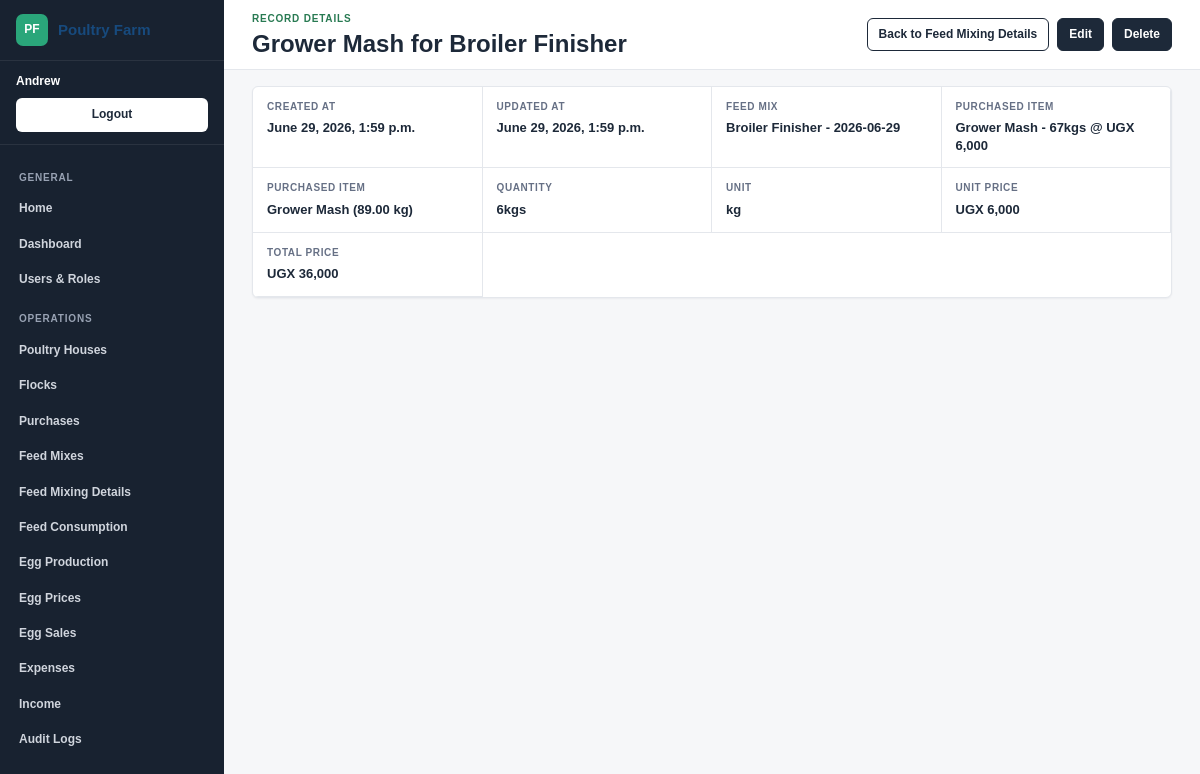
The page /records/feed-mix-details/12/ (signed in) on the database its author committed.
### PoutryManagementSysyem/models.py (models this page shows, shortened)
class TimeStampedModel(models.Model):
    created_at = models.DateTimeField(auto_now_add=True)
    updated_at = models.DateTimeField(auto_now=True)
    class Meta:
        abstract = True

class FeedMixDetail(TimeStampedModel):
    feed_mix = models.ForeignKey(FeedMix, on_delete=models.CASCADE, related_name='details')
    purchase = models.ForeignKey(
        Purchase,
        on_delete=models.PROTECT,
        related_name='feed_mix_details',
        null=True,
        blank=True,
    )
    inventory_item = models.ForeignKey(InventoryItem, on_delete=models.PROTECT, related_name='feed_mix_details')
    quantity = models.DecimalField(max_digits=12, decimal_places=2)
    unit = models.CharField(max_length=30, default='kg')
    unit_price = models.DecimalField(max_digits=12, decimal_places=2)
    total_price = models.DecimalField(max_digits=12, decimal_places=2, editable=False, default=0)
    class Meta:
        ordering = ['inventory_item__item_name']
    def __str__(self):
        return f'{self.inventory_item.item_name} for {self.feed_mix.mix_name}'

class InventoryItem(TimeStampedModel):
    item_name = models.CharField(max_length=120, unique=True)
    category = models.CharField(max_length=80)
    unit = models.CharField(max_length=30, default='kg')
    current_stock = models.DecimalField(max_digits=12, decimal_places=2, default=0)
    reorder_level = models.DecimalField(max_digits=12, decimal_places=2, default=0)
    class Meta:
        ordering = ['item_name']
    def __str__(self):
        return f'{self.item_name} ({self.current_stock} {self.unit})'

class FeedMix(TimeStampedModel):
    detail_properties = ['total_quantity', 'total_unit_price', 'total_cost', 'stock']
    LAYER_FORMULA = 'Layer Formula'
    GROWER_FORMULA = 'Grower Formula'
    PROTEIN_MIX = 'Protein Mix'
    EMPTY_FORMULA = 'Empty Formula'
    CHICK_STARTER = 'Chick Starter'
    BROILER_STARTER = 'Broiler Starter'
    BROILER_GROWER = 'Broiler Grower'
    BROILER_FINISHER = 'Broiler Finisher'
    LAYER_MASH = 'Layer Mash'
    GROWER_MASH = 'Grower Mash'
    DEVELOPER_MASH = 'Developer Mash'
    BREEDER_MASH = 'Breeder Mash'
    ENERGY_MIX = 'Energy Mix'
    UNLINKED_FORMULA = 'Unlinked Formula'
    CUSTOM_MIX = 'Custom Mix'
    MIX_NAME_CHOICES = [
        (LAYER_FORMULA, 'Layer Formula'),
        (GROWER_FORMULA, 'Grower Formula'),
        (PROTEIN_MIX, 'Protein Mix'),
        (CHICK_STARTER, 'Chick Starter'),
        (BROILER_STARTER, 'Broiler Starter'),
        (BROILER_GROWER, 'Broiler Grower'),
        (BROILER_FINISHER, 'Broiler Finisher'),
        (LAYER_MASH, 'Layer Mash'),
        (GROWER_MASH, 'Grower Mash'),
        (DEVELOPER_MASH, 'Developer Mash'),
        (BREEDER_MASH, 'Breeder Mash'),
        (ENERGY_MIX, 'Energy Mix'),
        (EMPTY_FORMULA, 'Empty Formula'),
        (UNLINKED_FORMULA, 'Unlinked Formula'),
        (CUSTOM_MIX, 'Custom Mix'),
    ]
    MIX_INGREDIENTS = {
        LAYER_FORMULA: ['Maize Bran', 'Whole Maize', 'Maize Germ', 'Wheat Bran', 'Rice Bran', 'Soya', 'Soybean Meal', 'Cotton Cake', 'Sunflower Cake', 'Concentrate', 'Fish Meal', 'Blood Meal', 'Bone Meal', 'Meat And Bone Meal', 'Shell', 'Oyster Shell', 'Limestone', 'DCP', 'Salt', 'Vitamin Premix', 'Mineral Premix', 'Lysine', 'Methionine', 'Toxin Binder'],
        GROWER_FORMULA: ['Maize Bran', 'Whole Maize', 'Maize Germ', 'Wheat Bran', 'Wheat Pollard', 'Soya', 'Soybean Meal', 'Cotton Cake', 'Groundnut Cake', 'Concentrate', 'Fish Meal', 'Bone Meal', 'Salt', 'Vitamin Premix', 'Mineral Premix', 'Lysine', 'Methionine'],
        PROTEIN_MIX: ['Soya', 'Soybean Meal', 'Cotton Cake', 'Groundnut Cake', 'Sunflower Cake', 'Sesame Cake', 'Palm Kernel Cake', 'Concentrate', 'Fish Meal', 'Blood Meal', 'Bone Meal', 'Meat And Bone Meal', 'Vitamin Premix', 'Amino Acid Premix', 'Lysine', 'Methionine'],
        CHICK_STARTER: ['Chick Starter', 'Chick Mash', 'Maize Bran', 'Whole Maize', 'Soya', 'Soybean Meal', 'Fish Meal', 'Blood Meal', 'Bone Meal', 'DCP', 'Vitamin Premix', 'Mineral Premix', 'Lysine', 'Methionine'],
        BROILER_STARTER: ['Broiler Starter', 'Broiler Pellets', 'Maize Bran', 'Whole Maize', 'Soya', 'Soybean Meal', 'Fish Meal', 'Blood Meal', 'Bone Meal', 'DCP', 'Vitamin Premix', 'Mineral Premix', 'Lysine', 'Methionine'],
        BROILER_GROWER: ['Broiler Grower', 'Broiler Pellets', 'Maize Bran', 'Whole Maize', 'Wheat Bran', 'Soya', 'Soybean Meal', 'Cotton Cake', 'Groundnut Cake', 'Concentrate', 'Bone Meal', 'DCP', 'Vitamin Premix', 'Lysine', 'Methionine'],
        BROILER_FINISHER: ['Broiler Finisher', 'Broiler Pellets', 'Maize Bran', 'Whole Maize', 'Wheat Bran', 'Soya', 'Soybean Meal', 'Cotton Cake', 'Groundnut Cake', 'Concentrate', 'Bone Meal', 'DCP', 'Vitamin Premix', 'Lysine', 'Methionine'],
        LAYER_MASH: ['Layer Mash', 'Layer Pellets', 'Maize Bran', 'Whole Maize', 'Maize Germ', 'Wheat Bran', 'Soya', 'Soybean Meal', 'Cotton Cake', 'Shell', 'Oyster Shell', 'Limestone', 'DCP', 'Salt', 'Vitamin Premix', 'Mineral Premix', 'Lysine', 'Methionine'],
        GROWER_MASH: ['Grower Mash', 'Grower Pellets', 'Maize Bran', 'Whole Maize', 'Wheat Bran', 'Soya', 'Soybean Meal', 'Cotton Cake', 'Concentrate', 'Salt', 'Vitamin Premix', 'Mineral Premix'],
        DEVELOPER_MASH: ['Maize Bran', 'Whole Maize', 'Wheat Bran', 'Wheat Pollard', 'Soya', 'Soybean Meal', 'Cotton Cake', 'Concentrate', 'Bone Meal', 'DCP', 'Salt', 'Vitamin Premix', 'Mineral Premix'],
        BREEDER_MASH: ['Maize Bran', 'Whole Maize', 'Soya', 'Soybean Meal', 'Cotton Cake', 'Fish Meal', 'Bone Meal', 'Shell', 'Oyster Shell', 'Limestone', 'DCP', 'Vitamin Premix', 'Mineral Premix', 'Lysine', 'Methionine'],
        ENERGY_MIX: ['Maize Bran', 'Whole Maize', 'Maize Germ', 'Wheat Bran', 'Wheat Pollard', 'Rice Bran', 'Broken Rice', 'Sorghum', 'Millet', 'Cassava Flour', 'Sunflower Cake', 'Concentrate', 'Molasses'],
        CUSTOM_MIX: [item_name for item_name, _ in Purchase.ITEM_NAME_CHOICES],
    }
    mix_name = models.CharField(max_length=120, choices=MIX_NAME_CHOICES)
    item_name = models.CharField(max_length=120, choices=Purchase.ITEM_NAME_CHOICES, default='Maize Bran')
    purchase = models.ForeignKey(
        Purchase,
        on_delete=models.PROTECT,
        related_name='feed_mixes',
        null=True,
        blank=True,
    )
    mixing_date = models.DateField(default=timezone.localdate)
    quantity = models.DecimalField(max_digits=12, decimal_places=2, default=0)
    unit_price = models.DecimalField(max_digits=12, decimal_places=2, default=0)
    total_amount = models.DecimalField(max_digits=12, decimal_places=2, editable=False, default=0)
    stock = models.DecimalField(max_digits=12, decimal_places=2, default=0)
    remarks = models.TextField(blank=True)
    class Meta:
        ordering = ['-mixing_date', 'mix_name']
    @property
    def total_quantity(self):
        detail_total = self.details.aggregate(total=Sum('quantity'))['total']
        return detail_total if detail_total is not None else self.quantity
    @property
    def total_cost(self):
        detail_total = self.details.aggregate(total=Sum('total_price'))['total']
        return detail_total if detail_total is not None else self.total_amount
    @property
    def total_unit_price(self):
        detail_total = self.details.aggregate(total=Sum('unit_price'))['total']
        return detail_total if detail_total is not None else self.unit_price
    def __str__(self):
        return f'{self.mix_name} - {self.mixing_date}'

### PoutryManagementSysyem/views.py (the view)
# urls.py: path('records/<slug:model_slug>/<int:pk>/', views.record_detail, name='record_detail'),
@login_required
def record_detail(request, model_slug, pk):
    config = get_crud_config(model_slug)
    if not config:
        return redirect('poultry:crud_index')
    require_model_permission(request, config['model'], 'view')
    obj = get_object_or_404(config['model'], pk=pk)
    return render(request, 'PoutryManagementSysyem/record_detail.html', {
        'config': config,
        'model_slug': model_slug,
        'object': obj,
        'rows': object_rows(obj),
        'can_change': not config.get('read_only') and has_model_permission(request.user, config['model'], 'change'),
        'can_delete': not config.get('read_only') and has_model_permission(request.user, config['model'], 'delete'),
    })

### PoutryManagementSysyem/views.py (called while the page is built, shortened)
def get_crud_config(slug):
    return CRUD_MODELS.get(slug)

def model_permission(model, action):
    return f'{model._meta.app_label}.{action}_{model._meta.model_name}'

def has_model_permission(user, model, action):
    return user.has_perm(model_permission(model, action))

def require_model_permission(request, model, action):
    if not has_model_permission(request.user, model, action):
        raise PermissionDenied

def format_label(value):
    labels = {
        'inventory_item': 'Purchased Item',
        'purchase': 'Purchased Item',
        'total_quantity': 'Quantity',
        'total_unit_price': 'Unit Price',
        'total_cost': 'Total Amount',
        'stock': 'Stock',
        'number_of_birds': 'Number Of Birds Purchased',
        'remarks_status': 'Remarks',
    }
    if value in labels:
        return labels[value]
    return value.replace('_', ' ').title()

def format_decimal(value):
    decimal_value = Decimal(value)
    if decimal_value == decimal_value.to_integral():
        return f'{decimal_value:,.0f}'
    return f'{decimal_value.normalize():,f}'

def display_unit(unit, quantity):
    units = {
        'kg': 'kg' if Decimal(quantity) == Decimal('1') else 'kgs',
        'pc': 'pc' if Decimal(quantity) == Decimal('1') else 'pcs',
        'litre': 'litre' if Decimal(quantity) == Decimal('1') else 'litres',
        'bottle': 'bottle' if Decimal(quantity) == Decimal('1') else 'bottles',
    }
    return units.get(unit, unit)

def format_currency(value):
    return f'UGX {Decimal(value):,.0f}'

def format_quantity_with_unit(quantity, unit):
    return f'{format_decimal(quantity)}{display_unit(unit, quantity)}'

def format_cell_value(obj, column):
    value = getattr(obj, column)
    if isinstance(obj, FeedMixDetail):
        if column == 'purchase':
            purchase = obj.purchase
            if purchase:
                return f'{purchase.item_name} - {format_quantity_with_unit(purchase.quantity, purchase.unit)} @ {format_currency(purchase.unit_price)}'
            return obj.inventory_item
        if column == 'quantity':
            return format_quantity_with_unit(value, obj.unit)
        if column in {'unit_price', 'total_price'}:
            return format_currency(value)
    if isinstance(obj, EggProduction):
        if column in {'sold_eggs', 'egg_balance', 'loose_egg_balance'}:
            return f'{format_decimal(value)} eggs'
        if column == 'tray_balance':
            return f'{format_decimal(value)} trays'
    return value

### PoutryManagementSysyem/templates/PoutryManagementSysyem/record_detail.html (shortened to what this page needs)
{% extends 'PoutryManagementSysyem/base_app.html' %}
{% block eyebrow %}Record details{% endblock %}
{% block page_title %}{{ object }}{% endblock %}
{% block page_actions %}
    <a href="{% url 'poultry:record_list' model_slug %}">Back to {{ config.title }}</a>
    {% if can_change %}
        <a href="{% url 'poultry:record_update' model_slug object.pk %}">Edit</a>
    {% endif %}
    {% if can_delete %}
        <a href="{% url 'poultry:record_delete' model_slug object.pk %}">Delete</a>
    {% endif %}
{% endblock %}
{% block content %}
    <section class="detail-panel detail-panel-{{ model_slug }}">
        {% for row in rows %}
            <article>
                <span>{{ row.label }}</span>
                <strong>{{ row.value|default:"-" }}</strong>
            </article>
        {% endfor %}
    </section>
{% endblock %}

### PoutryManagementSysyem/templates/PoutryManagementSysyem/base_app.html (shortened to what this page needs)
{% load static %}
<!doctype html>
<html lang="en">
<head>
    <link rel="stylesheet" href="{% static 'PoutryManagementSysyem/styles.css' %}">
</head>
<body class="admin-layout">
    <aside class="app-sidebar" aria-label="Application navigation">
        <a class="sidebar-brand" href="/">
            <span>PF</span>
            <strong>Poultry Farm</strong>
        </a>
        {% if user.is_authenticated %}
            <div class="sidebar-user">
                <span>{{ user.get_username }}</span>
                <form method="post" action="{% url 'logout' %}">
                    <button type="submit">Logout</button>
                </form>
            </div>
        {% endif %}
        <nav class="sidebar-nav">
            <span class="nav-section">General</span>
            <a href="/">Home</a>
            <a href="{% url 'poultry:dashboard' %}">Dashboard</a>
            {% if perms.auth.view_user or perms.auth.view_group %}
                <a href="{% url 'poultry:user_list' %}">Users & Roles</a>
            {% endif %}
            <span class="nav-section">Operations</span>
            {% if perms.PoutryManagementSysyem.view_poultryhouse %}
                <a href="{% url 'poultry:record_list' 'houses' %}">Poultry Houses</a>
            {% endif %}
            {% if perms.PoutryManagementSysyem.view_flock %}
                <a href="{% url 'poultry:record_list' 'flocks' %}">Flocks</a>
            {% endif %}
            {% if perms.PoutryManagementSysyem.view_purchase %}
                <a href="{% url 'poultry:record_list' 'purchases' %}">Purchases</a>
            {% endif %}
            {% if perms.PoutryManagementSysyem.view_feedmix %}
                <a href="{% url 'poultry:record_list' 'feed-mixes' %}">Feed Mixes</a>
            {% endif %}
            {% if perms.PoutryManagementSysyem.view_feedmixdetail %}
                <a href="{% url 'poultry:record_list' 'feed-mix-details' %}">Feed Mixing Details</a>
            {% endif %}
            {% if perms.PoutryManagementSysyem.view_feedconsumption %}
                <a href="{% url 'poultry:record_list' 'feed-consumption' %}">Feed Consumption</a>
            {% endif %}
            {% if perms.PoutryManagementSysyem.view_eggproduction %}
                <a href="{% url 'poultry:record_list' 'egg-production' %}">Egg Production</a>
            {% endif %}
            {% if perms.PoutryManagementSysyem.view_eggprice %}
                <a href="{% url 'poultry:record_list' 'egg-prices' %}">Egg Prices</a>
            {% endif %}
            {% if perms.PoutryManagementSysyem.view_eggsale %}
                <a href="{% url 'poultry:record_list' 'egg-sales' %}">Egg Sales</a>
            {% endif %}
            {% if perms.PoutryManagementSysyem.view_expense %}
                <a href="{% url 'poultry:record_list' 'expenses' %}">Expenses</a>
            {% endif %}
            {% if perms.PoutryManagementSysyem.view_income %}
                <a href="{% url 'poultry:record_list' 'income' %}">Income</a>
            {% endif %}
            {% if perms.PoutryManagementSysyem.view_auditlog %}
                <a href="{% url 'poultry:record_list' 'audit-logs' %}">Audit Logs</a>
            {% endif %}
        </nav>
    </aside>
    <div class="app-shell">
        <header class="app-topbar">
            <div>
                <div class="eyebrow">{% block eyebrow %}Farm management{% endblock %}</div>
                <h1>{% block page_title %}Poultry Management{% endblock %}</h1>
            </div>
            <nav class="actions">
                {% block page_actions %}{% endblock %}
            </nav>
        </header>
        <main class="app-main">
            {% block content %}{% endblock %}
        </main>
    </div>
</body>
</html>

### rows shown on the page
FeedMixDetail: inventory_item+feed_mix "Grower Mash for Broiler Finisher", value "June 29, 2026, 1:59 p.m." "June 29, 2026, 1:59 p.m." "kg"
FeedMix: label "FEED MIX", value "Broiler Finisher - 2026-06-29"
InventoryItem: label "PURCHASED ITEM", value "Grower Mash (89.00 kg)"

### other values the page prints
{{ user.get_username }} "Andrew"
{{ config.title }} "Feed Mixing Details"
{{ row.label }} "CREATED AT" "UPDATED AT" "PURCHASED ITEM" "QUANTITY" "UNIT" "UNIT PRICE" "TOTAL PRICE"
{{ row.value|default:"-" }} "Grower Mash - 67kgs @ UGX 6,000" "6kgs" "UGX 6,000" "UGX 36,000"
